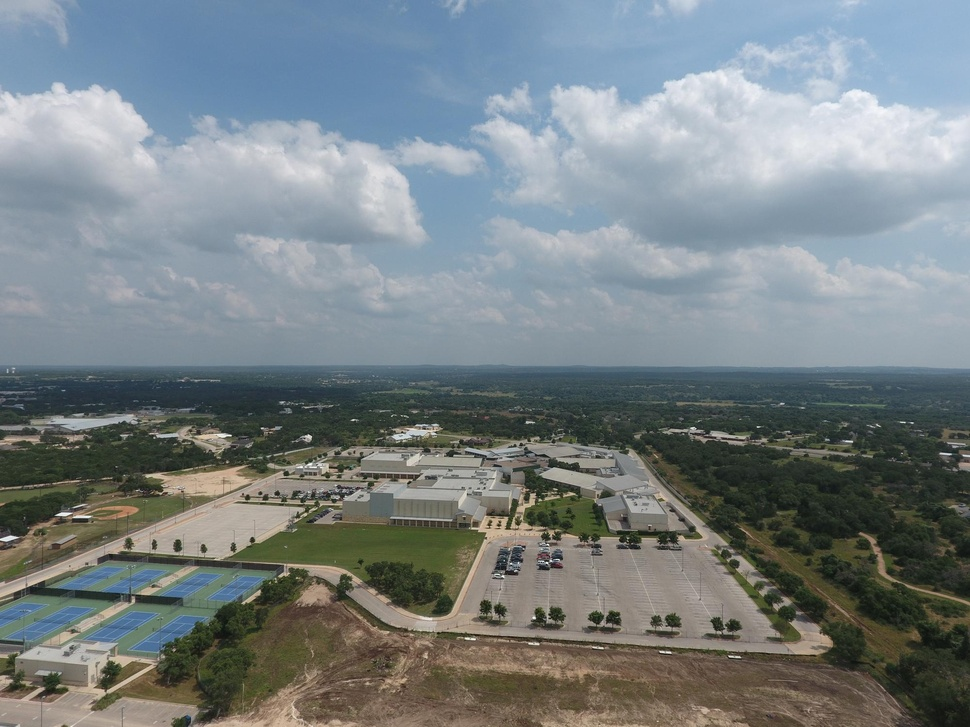
#> input picture Homework-3/data/birdview/medium10.jpg, 970 x 727 px, shrunk from 2000 x 1500 before the run
$ python -i interest_point.py   (imports and definitions only)
#> lines starting #> are read from the running program, lines starting #| are printed output that depends on the picture
### Homework-3/im_util.py
# Copyright 2017 Google Inc.

# Licensed under the Apache License, Version 2.0 (the "License");
# you may not use this file except in compliance with the License.
# You may obtain a copy of the License at

# https://www.apache.org/licenses/LICENSE-2.0

# Unless required by applicable law or agreed to in writing, software
# distributed under the License is distributed on an "AS IS" BASIS,
# WITHOUT WARRANTIES OR CONDITIONS OF ANY KIND, either express or implied.
# See the License for the specific language governing permissions and
# limitations under the License.

import numpy as np
import PIL.Image as pil
import scipy.signal as sps
import matplotlib.pyplot as plt
from scipy.ndimage import map_coordinates

# [112 lines left out: functions convolve_1d, convolve_rows, gauss_kernel, convolve_gaussian, not called in this run]

def compute_gradients(img):

  Ix=np.zeros_like(img)
  Iy=np.zeros_like(img)

  """
  ***********************************************
  *** TODO: write code to compute image gradients
  ***********************************************
  """

  kernel_gx = np.array(
    [[-1, 0, 1],
     [-2, 0, 2],
     [-1, 0, 1]]
  )
  kernel_gy = np.array(
    [[-1, -2, -1],
     [0, 0, 0],
     [1, 2, 1]]
  )
  Ix = convolve(img, kernel_gx)
  Iy = convolve(img, kernel_gy)

  """
  ***********************************************
  """
  return Ix, Iy

# [67 lines left out: functions image_open, image_save, image_figure, plot_two_images, normalise_01, grey_to_rgb, not called in this run]

def disc_mask(l):
  """
  Create a binary cirular mask of radius l
  """
  sz = 2 * l + 1
  m = np.zeros((sz,sz))
  x = np.linspace(-l,l,2*l+1)/l
  x = np.expand_dims(x, 1)
  m = x**2
  m = m + m.T
  m = m<1
  m = np.expand_dims(m, 2)
  return m

def convolve(im, kernel):
  """
  Wrapper for scipy convolution function
  This implements a general 2D convolution of image im with kernel
  Note that strictly speaking this is correlation not convolution

  Inputs: im=input image (H, W, B) or (H, W)
          kernel=kernel (kH, kW)

  Outputs: imc=output image (H, W, B)
  """
  if (len(im.shape)==2):
    im = np.expand_dims(im, 2)
  H, W, B = im.shape
  imc = np.zeros((H, W, B))
  for band in range(B):
    imc[:, :, band] = sps.correlate2d(im[:, :, band], kernel, mode='same')
  return imc

# [34 lines left out: functions coordinate_image, transform_coordinates, warp_image, not called in this run]

### Homework-3/interest_point.py
# Copyright 2017 Google Inc.

# Licensed under the Apache License, Version 2.0 (the "License");
# you may not use this file except in compliance with the License.
# You may obtain a copy of the License at

# https://www.apache.org/licenses/LICENSE-2.0

# Unless required by applicable law or agreed to in writing, software
# distributed under the License is distributed on an "AS IS" BASIS,
# WITHOUT WARRANTIES OR CONDITIONS OF ANY KIND, either express or implied.
# See the License for the specific language governing permissions and
# limitations under the License.

import numpy as np
import scipy.ndimage.filters as filters
from scipy.ndimage import map_coordinates
from matplotlib.patches import Circle
import matplotlib.pyplot as plt

import im_util

class InterestPointExtractor:
  """
  Class to extract interest points from an image
  """
  def __init__(self):
    self.params={}
    self.params['border_pixels']=10
    self.params['strength_threshold_percentile']=95
    self.params['supression_radius_frac']=0.01

  def find_interest_points(self, img):
    """
    Find interest points in greyscale image img

    Inputs: img=greyscale input image (H, W, 1)

    Outputs: ip=interest points of shape (2, N)
    """
    ip_fun = self.corner_function(img)
    row, col = self.find_local_maxima(ip_fun)

    ip = np.stack((row,col))
    return ip

  def corner_function(self, img):
    """
    Compute corner strength function in image im

    Inputs: img=grayscale input image (H, W, 1)

    Outputs: ip_fun=interest point strength function (H, W, 1)
    """

    H, W, _ = img.shape

    # FORNOW: random interest point function
    ip_fun = np.random.randn(H, W, 1)

    """
    **********************************************************
    *** TODO: write code to compute a corner strength function
    **********************************************************
    """

    Ix, Iy = im_util.compute_gradients(img)
    window_size = 5
    sum_kernel = np.ones((window_size, window_size))
    Ix2 = im_util.convolve(Ix**2, sum_kernel)
    Iy2 = im_util.convolve(Iy**2, sum_kernel)
    IxIy = im_util.convolve(Ix*Iy, sum_kernel)
    det = Ix2 * Iy2 - IxIy**2
    trace = Ix2 + Iy2
    ip_fun = det - 0.04 * trace**2

    """
    **********************************************************
    """

    return ip_fun

  def find_local_maxima(self, ip_fun):
    """
    Find local maxima in interest point strength function

    Inputs: ip_fun=corner strength function (H, W, 1)

    Outputs: row,col=coordinates of interest points
    """

    H, W, _ = ip_fun.shape

    # radius for non-maximal suppression
    suppression_radius_pixels = int(self.params['supression_radius_frac']*max(H, W))

    # minimum of strength function for corners
    strength_threshold=np.percentile(ip_fun, self.params['strength_threshold_percentile'])

    # don't return interest points within border_pixels of edge
    border_pixels = self.params['border_pixels']

    # row and column coordinates of interest points
    row = []
    col = []

    # FORNOW: random row and column coordinates
    row = np.random.randint(0,H,100)
    col = np.random.randint(0,W,100)

    """
    ***************************************************
    *** TODO: write code to find local maxima in ip_fun
    ***************************************************

    Hint: try scipy filters.maximum_filter with im_util.disc_mask
    """

    max_ip_fun = filters.maximum_filter(ip_fun, footprint=im_util.disc_mask(suppression_radius_pixels))
    maxima = (ip_fun == max_ip_fun) & (ip_fun > strength_threshold)
    border_mask = np.zeros_like(maxima)
    border_mask[border_pixels:H-border_pixels, border_pixels:W-border_pixels, :] = True
    row, col, _ = np.where(maxima & border_mask)

    """
    ***************************************************
    """

    return row, col

class DescriptorExtractor:
  """
  Extract descriptors around interest points
  """
  # [244 lines left out: functions __init__, get_descriptors, compute_distances, match_descriptors, match_ratio_test, draw_interest_points_ax and 5 more, not called in this run]

>>> import cv2
>>> picture = cv2.imread('data/birdview/medium10.jpg')
#> picture is the input picture: shape (727, 970, 3); mean B, G, R 132.9, 130, 120.9
>>> result = InterestPointExtractor().find_interest_points(picture)
#> after the loop in convolve (call 2), `for band in range(B):`:
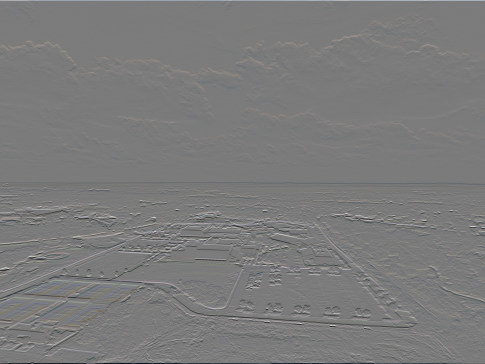
#> imc: shape (727, 970, 3) float64 (shown at 1/2 size); mean B, G, R -0.5, -0.2, 0; drawn with min black and max white
#> after the loop in convolve (call 3), `for band in range(B):`:
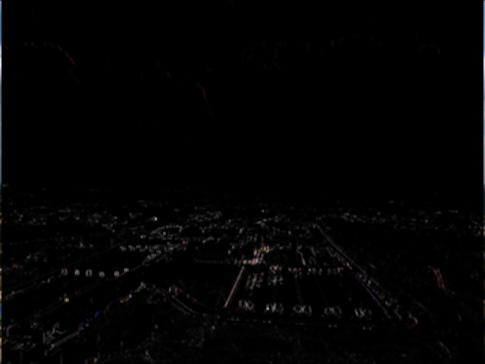
#> imc: shape (727, 970, 3) float64 (shown at 1/2 size); mean of channels 0, 1, 2 47563, 46734.8, 49462; drawn with min black and max white
#> after the loop in convolve (call 4), `for band in range(B):`:
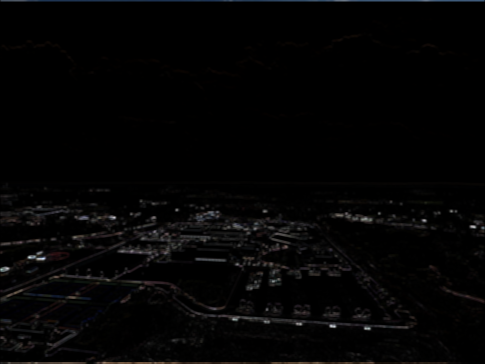
#> imc: shape (727, 970, 3) float64 (shown at 1/2 size); mean of channels 0, 1, 2 128786, 126959.2, 135218.9; drawn with min black and max white
#> after the loop in convolve (call 5), `for band in range(B):`:
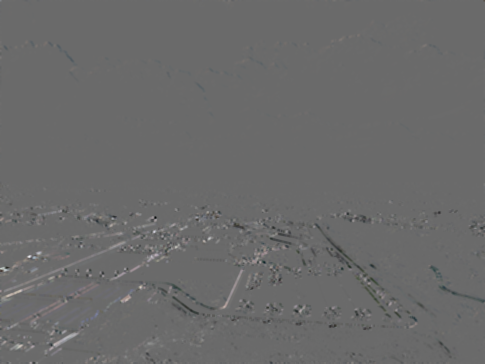
#> imc: shape (727, 970, 3) float64 (shown at 1/2 size); mean of channels 0, 1, 2 459.1, 113, 199.4; drawn with min black and max white
#> in find_local_maxima, `strength_threshold=np.percentile(ip_fun, self.params['strength_thresho..`: strength_threshold = 3.15e+10
#> in find_local_maxima, `max_ip_fun = filters.maximum_filter(ip_fun, footprint=im_util.disc_mas..`:
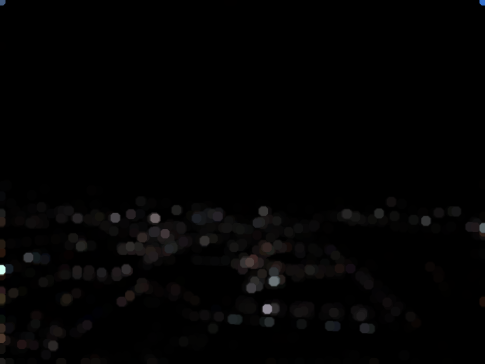
#> max_ip_fun: shape (727, 970, 3) float64 (shown at 1/2 size); mean of channels 0, 1, 2 1.17e+11, 1.16e+11, 1.28e+11; drawn with min black and max white
#> in find_local_maxima, `maxima = (ip_fun == max_ip_fun) & (ip_fun > strength_threshold)`:
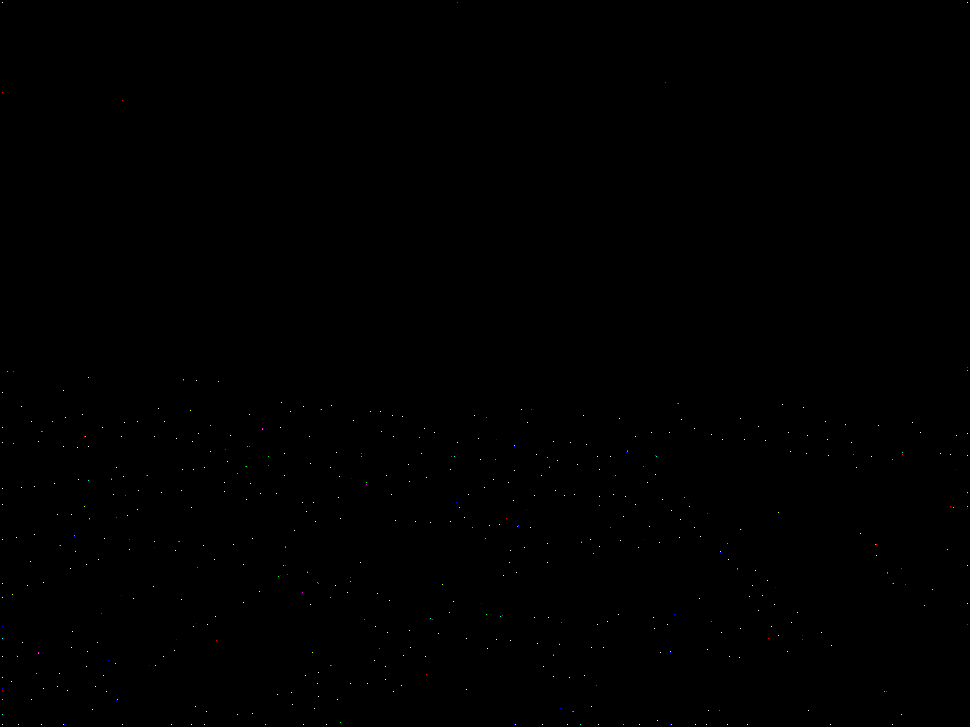
#> maxima: shape (727, 970, 3) bool; mean of channels 0, 1, 2 0.000618, 0.000617, 0.000627; drawn as B, G, R
#> in find_local_maxima, `row, col, _ = np.where(maxima & border_mask)`: row = 1164 values from 82 to 714; col = 1164 values, max 956 at index 174, min 11 at index 1067, mean 424.3
#> in find_interest_points, `row, col = self.find_local_maxima(ip_fun)`: row = 1164 values from 82 to 714

$ run again, on Homework-3/data/birdview/medium11.jpg
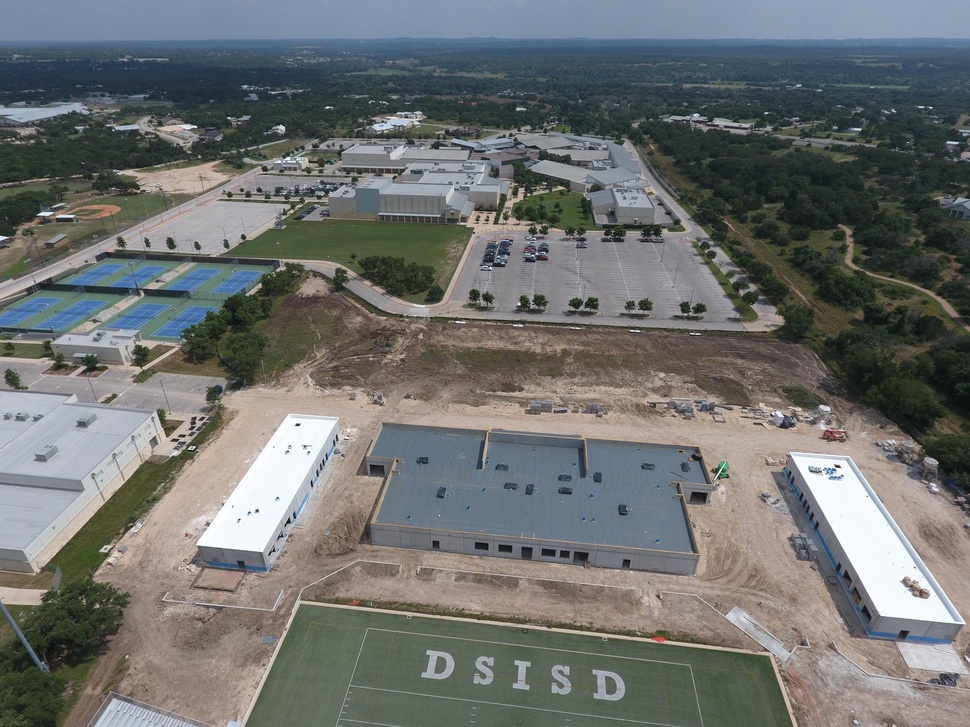
#> input picture Homework-3/data/birdview/medium11.jpg, 970 x 727 px, shrunk from 2000 x 1500 before the run
#> picture is the input picture: shape (727, 970, 3); mean B, G, R 111.1, 112.4, 110.3
#> after the loop in convolve (call 5), `for band in range(B):`:
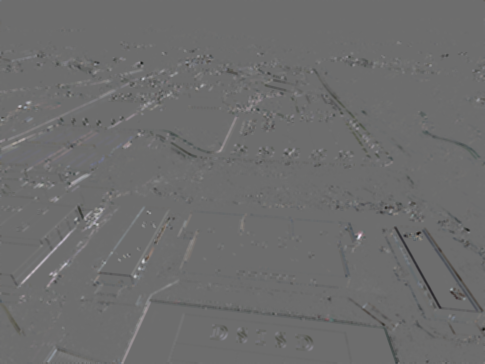
#> imc: shape (727, 970, 3) float64 (shown at 1/2 size); mean of channels 0, 1, 2 -2724.7, -3285.9, -2970.6; drawn with min black and max white
#> strength_threshold = 7.77e+10
#> in find_local_maxima, `maxima = (ip_fun == max_ip_fun) & (ip_fun > strength_threshold)`:
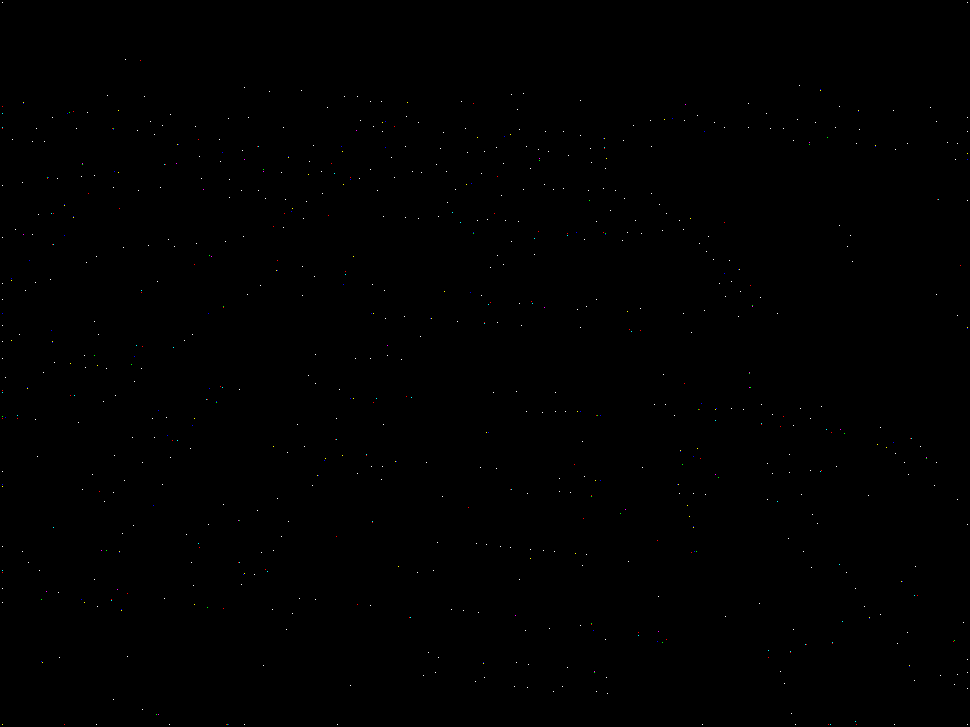
#> maxima: shape (727, 970, 3) bool; mean of channels 0, 1, 2 0.000857, 0.000861, 0.000899; drawn as B, G, R
#> in find_local_maxima, `row, col, _ = np.where(maxima & border_mask)`: row = 1717 values from 59 to 714; col = 1717 values, max 957 at index 252, min 11 at index 716, mean 456.4
#> in find_interest_points, `row, col = self.find_local_maxima(ip_fun)`: row = 1717 values from 59 to 714
